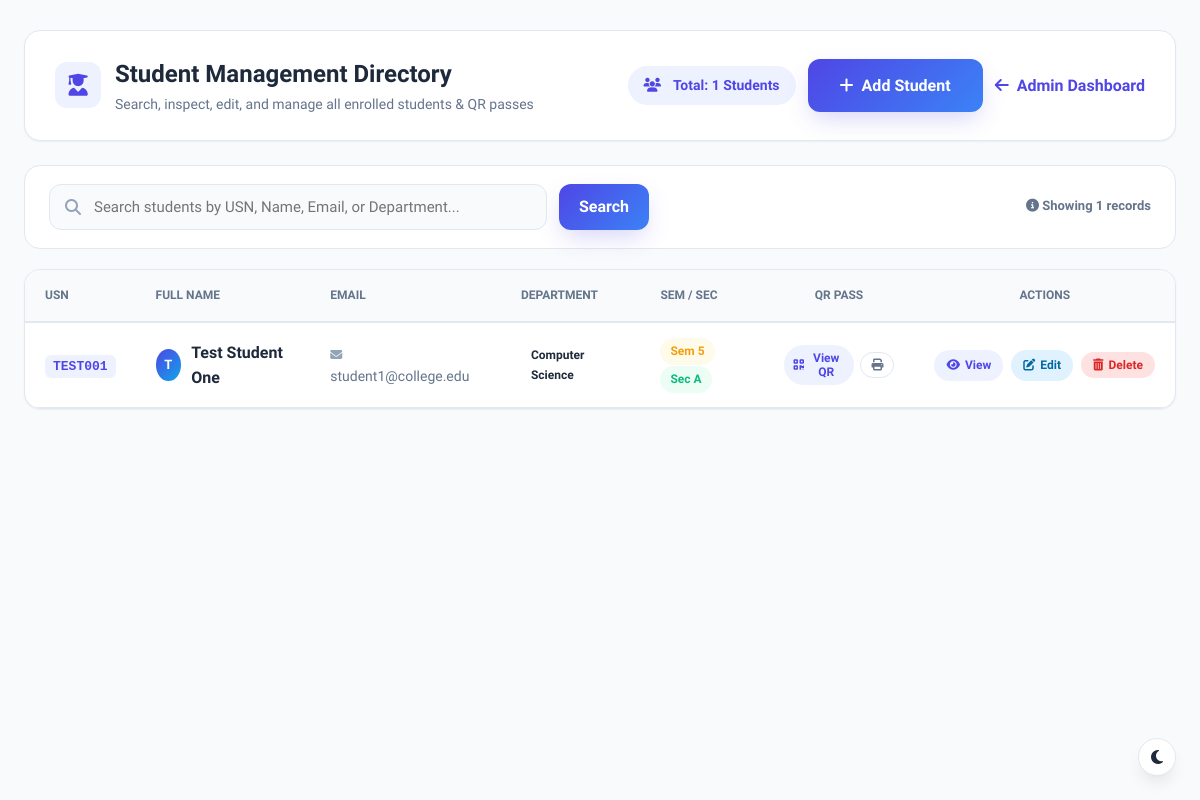
The page /view_students (signed in) on the database as committed earlier.
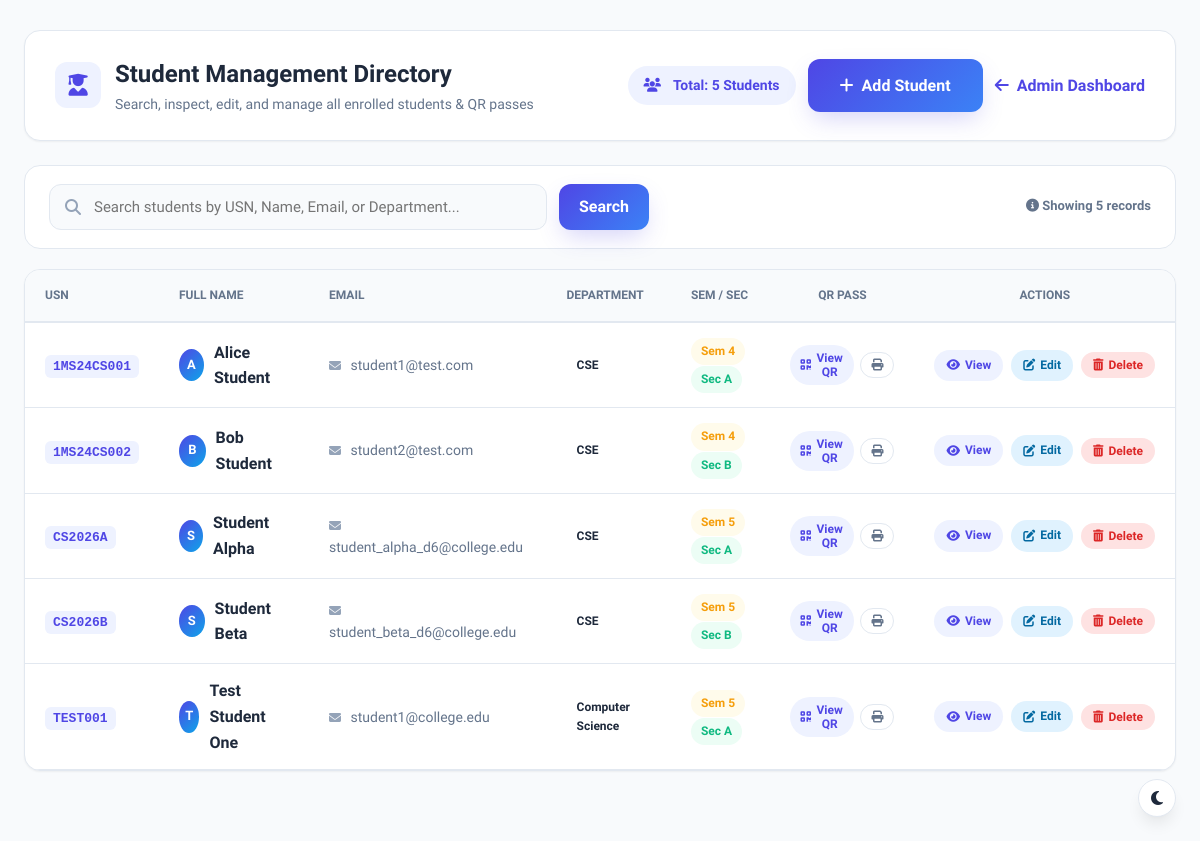
The same page on the database as committed later.
### tables this page shows
CREATE TABLE students(
        id INTEGER PRIMARY KEY AUTOINCREMENT,
        usn TEXT UNIQUE NOT NULL,
        fullname TEXT NOT NULL,
        email TEXT UNIQUE NOT NULL,
        department TEXT NOT NULL,
        semester INTEGER NOT NULL,
        section TEXT NOT NULL,
        qr_path TEXT
    );

### app.py (the view)
@app.route("/view_students")
@role_required("admin")
def view_students():
    search_query = request.args.get("search", "").strip()
    success = request.args.get("success")
    error = request.args.get("error")
    conn = get_db_connection()
    cursor = conn.cursor()
    if search_query:
        term = f"%{search_query}%"
        cursor.execute("""
            SELECT usn, fullname, email, department, semester, section, qr_path
            FROM students
            WHERE usn LIKE ? OR fullname LIKE ? OR email LIKE ? OR department LIKE ?
            ORDER BY usn ASC
        """, (term, term, term, term))
    else:
        cursor.execute("""
            SELECT usn, fullname, email, department, semester, section, qr_path
            FROM students
            ORDER BY usn ASC
        """)
    students = cursor.fetchall()
    conn.close()
    return render_template(
        "view_students.html",
        students=students,
        search_query=search_query,
        success=success,
        error=error
    )

### app.py (called while the page is built, shortened)
def role_required(*allowed_roles):
    def decorator(f):
        @wraps(f)
        def decorated_function(*args, **kwargs):
            if "user_id" not in session or "role" not in session:
                return redirect(url_for("login"))
            user_role = session.get("role")
            return f(*args, **kwargs)
        return decorated_function
    return decorator

### database.py (called while the page is built)
def get_db_connection():
    conn = sqlite3.connect("database.db")
    conn.execute("PRAGMA foreign_keys = ON;")
    conn.row_factory = sqlite3.Row
    return conn

### templates/view_students.html (shortened to what this page needs)
<!DOCTYPE html>
<html lang="en">
<head>
    <link rel="stylesheet" href="{{ url_for('static', filename='css/dashboard.css') }}">
    <link rel="stylesheet" href="{{ url_for('static', filename='css/style.css') }}">
    <link rel="stylesheet" href="https://cdnjs.cloudflare.com/ajax/libs/font-awesome/6.5.2/css/all.min.css">
</head>
<body style="background: var(--bg-main);">
    <div style="max-width: 1280px; margin: 30px auto; padding: 0 24px;">
        <div style="display: flex; justify-content: space-between; align-items: center; flex-wrap: wrap; gap: 20px; background: var(--card-bg); padding: 24px 30px; border-radius: var(--radius-lg); box-shadow: var(--shadow-sm); border: 1px solid var(--border); margin-bottom: 24px;">
            <div>
                <div style="display: flex; align-items: center; gap: 14px;">
                    <div style="width: 46px; height: 46px; border-radius: var(--radius-md); background: #eef2ff; color: #4f46e5; display: flex; align-items: center; justify-content: center; font-size: 22px;">
                        <i class="fas fa-user-graduate"></i>
                    </div>
                    <div>
                        <h1 style="font-size: 24px; font-weight: 800; color: var(--text-main); margin: 0;">Student Management Directory</h1>
                        <p style="color: var(--text-muted); font-size: 14px; margin: 0;">Search, inspect, edit, and manage all enrolled students & QR passes</p>
                    </div>
                </div>
            </div>
            <div style="display: flex; align-items: center; gap: 12px;">
                <span class="badge badge-primary" style="font-size: 14px; padding: 8px 16px;">
                    <i class="fas fa-users" style="margin-right: 6px;"></i> Total: {{ students|length }} Students
                </span>
                <a href="{{ url_for('add_student') }}" class="btn btn-primary" style="display: inline-flex; align-items: center; gap: 8px; font-weight: 600;">
                    <i class="fas fa-plus"></i> Add Student
                </a>
                <a href="{{ url_for('admin') }}" class="btn btn-outline" style="display: inline-flex; align-items: center; gap: 8px; font-weight: 600;">
                    <i class="fas fa-arrow-left"></i> Admin Dashboard
                </a>
            </div>
        </div>
        <div style="background: var(--card-bg); padding: 18px 24px; border-radius: var(--radius-lg); border: 1px solid var(--border); margin-bottom: 20px; display: flex; justify-content: space-between; align-items: center; flex-wrap: wrap; gap: 16px;">
            <form action="{{ url_for('view_students') }}" method="GET" style="display: flex; gap: 12px; flex: 1; max-width: 600px;">
                <div class="input-wrapper" style="flex: 1;">
                    <input
                        type="text"
                        id="studentSearchInput"
                        name="search"
                        value="{{ search_query or '' }}"
                        class="form-control"
                        placeholder="Search students by USN, Name, Email, or Department..."
                        style="width: 100%;">
                </div>
                <button type="submit" class="btn btn-primary" style="padding: 0 20px;">
                    Search
                </button>
            </form>
            <span style="font-size: 13px; color: var(--text-muted); font-weight: 600;">
                <i class="fas fa-info-circle"></i> Showing <strong>{{ students|length }}</strong> records
            </span>
        </div>
        <div class="table-card" style="background: var(--card-bg); border-radius: var(--radius-lg); border: 1px solid var(--border); overflow: hidden; box-shadow: var(--shadow-sm);">
            {% if students %}
            <div style="overflow-x: auto;">
                <table class="data-table" id="studentsTable" style="width: 100%; border-collapse: collapse;">
                    <thead>
                        <tr style="background: var(--bg-main); border-bottom: 2px solid var(--border);">
                            <th style="padding: 16px 20px; text-align: left; font-size: 12px; font-weight: 700; color: var(--text-muted); text-transform: uppercase;">USN</th>
                            <th style="padding: 16px 20px; text-align: left; font-size: 12px; font-weight: 700; color: var(--text-muted); text-transform: uppercase;">Full Name</th>
                            <th style="padding: 16px 20px; text-align: left; font-size: 12px; font-weight: 700; color: var(--text-muted); text-transform: uppercase;">Email</th>
                            <th style="padding: 16px 20px; text-align: left; font-size: 12px; font-weight: 700; color: var(--text-muted); text-transform: uppercase;">Department</th>
                            <th style="padding: 16px 20px; text-align: left; font-size: 12px; font-weight: 700; color: var(--text-muted); text-transform: uppercase;">Sem / Sec</th>
                            <th style="padding: 16px 20px; text-align: center; font-size: 12px; font-weight: 700; color: var(--text-muted); text-transform: uppercase;">QR Pass</th>
                            <th style="padding: 16px 20px; text-align: center; font-size: 12px; font-weight: 700; color: var(--text-muted); text-transform: uppercase;">Actions</th>
                        </tr>
                    </thead>
                    <tbody>
                        {% for student in students %}
                        <tr class="student-row" style="border-bottom: 1px solid var(--border); transition: var(--transition);">
                            <td style="padding: 14px 20px;">
                                <span style="font-weight: 700; font-family: monospace; color: var(--primary); background: #eef2ff; padding: 4px 8px; border-radius: 6px; font-size: 13px;">
                                    {{ student[0] }}
                                </span>
                            </td>
                            <td style="padding: 14px 20px;">
                                <div style="display: flex; align-items: center; gap: 10px;">
                                    <div style="width: 32px; height: 32px; border-radius: 50%; background: linear-gradient(135deg, #4f46e5, #0ea5e9); color: white; display: flex; align-items: center; justify-content: center; font-size: 13px; font-weight: 700;">
                                        {{ student[1][0]|upper }}
                                    </div>
                                    <span style="font-weight: 600; color: var(--text-main);">{{ student[1] }}</span>
                                </div>
                            </td>
                            <td style="padding: 14px 20px; color: var(--text-muted); font-size: 14px;">
                                <i class="fas fa-envelope" style="font-size: 12px; margin-right: 6px; color: var(--text-light);"></i>
                                {{ student[2] }}
                            </td>
                            <td style="padding: 14px 20px;">
                                <span class="badge badge-info">{{ student[3] }}</span>
                            </td>
                            <td style="padding: 14px 20px;">
                                <span class="badge badge-warning" style="margin-right: 4px;">Sem {{ student[4] }}</span>
                                <span class="badge badge-success">Sec {{ student[5] }}</span>
                            </td>
                            <td style="padding: 14px 20px; text-align: center;">
                                <div style="display: inline-flex; align-items: center; gap: 6px;">
                                    <button
                                        type="button"
                                        class="badge badge-primary"
                                        style="border: none; cursor: pointer; padding: 6px 10px; font-size: 12px; display: inline-flex; align-items: center; gap: 4px;"
                                        onclick="openQuickQRModal('{{ student[0] }}', '{{ student[1] }}', '{{ student[6] or '' }}')"
                                        title="Quick QR Preview">
                                        <i class="fas fa-qrcode"></i> View QR
                                    </button>
                                    <a href="{{ url_for('admin_student_qr', usn=student[0]) }}" class="badge badge-outline" style="text-decoration: none; padding: 6px 10px; font-size: 12px; display: inline-flex; align-items: center; gap: 4px; border: 1px solid var(--border); color: var(--text-muted);" title="Print Full ID Card">
                                        <i class="fas fa-print"></i>
                                    </a>
                                </div>
                            </td>
                            <td style="padding: 14px 20px; text-align: center;">
                                <div style="display: inline-flex; align-items: center; gap: 8px;">
                                    <a href="{{ url_for('view_student', usn=student[0]) }}" class="badge badge-primary" style="text-decoration: none; padding: 6px 12px; font-size: 12px; display: inline-flex; align-items: center; gap: 5px;" title="View Student Profile">
                                        <i class="fas fa-eye"></i> View
                                    </a>
                                    <a href="{{ url_for('edit_student', usn=student[0]) }}" class="badge badge-info" style="text-decoration: none; padding: 6px 12px; font-size: 12px; display: inline-flex; align-items: center; gap: 5px; background: #e0f2fe; color: #0369a1;" title="Edit Student">
                                        <i class="fas fa-edit"></i> Edit
                                    </a>
                                    <button
                                        type="button"
                                        class="badge badge-danger"
                                        style="border: none; cursor: pointer; padding: 6px 12px; font-size: 12px; display: inline-flex; align-items: center; gap: 5px; background: #fee2e2; color: #dc2626;"
                                        onclick="confirmDeleteStudent('{{ student[0] }}', '{{ student[1] }}')"
                                        title="Delete Student">
                                        <i class="fas fa-trash-alt"></i> Delete
                                    </button>
                                </div>
                            </td>
                        </tr>
                        {% endfor %}
                    </tbody>
                </table>
            </div>
            {% endif %}
        </div>
    </div>
</body>
</html>

### static/css/dashboard.css (style rules this page uses)
:root { --primary: #4f46e5; --primary-hover: #4338ca; --primary-light: #eef2ff; --primary-glow: rgba(79, 70, 229, 0.25); --secondary: #0ea5e9; --secondary-light: #f0f9ff; --accent: #10b981; --accent-light: #ecfdf5; --warning: #f59e0b; --warning-light: #fffbeb; --danger: #ef4444; --danger-light: #fef2f2; --dark-sidebar: #0f172a; --dark-sidebar-hover: #1e293b; --bg-main: #f8fafc; --card-bg: #ffffff; --border: #e2e8f0; --text-main: #1e293b; --text-muted: #64748b; --radius-sm: 8px; --radius-md: 12px; --radius-lg: 16px; --radius-xl: 20px; --radius-full: 9999px; --shadow-sm: 0 1px 2px 0 rgba(0, 0, 0, 0.05); --shadow-md: 0 4px 6px -1px rgba(0, 0, 0, 0.07); --shadow-lg: 0 10px 15px -3px rgba(0, 0, 0, 0.08); --shadow-xl: 0 20px 25px -5px rgba(0, 0, 0, 0.08); --transition: all 0.25s cubic-bezier(0.4, 0, 0.2, 1); }
* { margin: 0; padding: 0; box-sizing: border-box; font-family: 'Plus Jakarta Sans', 'Poppins', sans-serif; }
body { display: flex; background-color: var(--bg-main); color: var(--text-main); min-height: 100vh; overflow-x: hidden; }

### static/css/style.css (style rules this page uses)
:root { --primary: #4f46e5; --primary-hover: #4338ca; --primary-light: #eef2ff; --primary-glow: rgba(79, 70, 229, 0.25); --secondary: #0ea5e9; --secondary-hover: #0284c7; --secondary-light: #f0f9ff; --accent: #10b981; --accent-light: #ecfdf5; --warning: #f59e0b; --warning-light: #fffbeb; --danger: #ef4444; --danger-light: #fef2f2; --dark: #0f172a; --dark-muted: #334155; --text-main: #1e293b; --text-muted: #64748b; --text-light: #94a3b8; --bg-main: #f8fafc; --bg-subtle: #f1f5f9; --card-bg: #ffffff; --glass-bg: rgba(255, 255, 255, 0.85); --border: #e2e8f0; --border-subtle: #f1f5f9; --border-focus: #818cf8; --shadow-sm: 0 1px 2px 0 rgba(0, 0, 0, 0.05); --shadow-md: 0 4px 6px -1px rgba(0, 0, 0, 0.07), 0 2px 4px -2px rgba(0, 0, 0, 0.05); --shadow-lg: 0 10px 15px -3px rgba(0, 0, 0, 0.08), 0 4px 6px -4px rgba(0, 0, 0, 0.04); --shadow-xl: 0 20px 25px -5px rgba(0, 0, 0, 0.08), 0 8px 10px -6px rgba(0, 0, 0, 0.04); --shadow-glow: 0 0 20px rgba(79, 70, 229, 0.35); --radius-sm: 8px; --radius-md: 12px; --radius-lg: 16px; --radius-xl: 24px; --radius-full: 9999px; --transition: all 0.25s cubic-bezier(0.4, 0, 0.2, 1); }
* { margin: 0; padding: 0; box-sizing: border-box; font-family: 'Plus Jakarta Sans', 'Poppins', -apple-system, BlinkMacSystemFont, sans-serif; }
html { scroll-behavior: smooth; }
body { background-color: var(--bg-main); color: var(--text-main); min-height: 100vh; display: flex; flex-direction: column; overflow-x: hidden; line-height: 1.6; }
a { color: var(--primary); text-decoration: none; transition: var(--transition); }
.btn-primary { background: linear-gradient(135deg, #4f46e5, #3b82f6); color: #fff; padding: 14px 32px; border-radius: var(--radius-md); font-size: 16px; font-weight: 600; display: inline-flex; align-items: center; gap: 10px; box-shadow: 0 10px 25px -5px var(--primary-glow); border: none; cursor: pointer; transition: var(--transition); }
.input-wrapper { position: relative; display: flex; align-items: center; }
.form-control { width: 100%; padding: 13px 16px 13px 44px; background: var(--bg-main); border: 1px solid var(--border); border-radius: var(--radius-md); font-size: 15px; color: var(--text-main); transition: var(--transition); outline: none; }
.table-card { background: #ffffff; border: 1px solid var(--border); border-radius: var(--radius-xl); box-shadow: var(--shadow-lg); overflow: hidden; margin-bottom: 40px; }
.badge { display: inline-flex; align-items: center; gap: 6px; padding: 4px 10px; border-radius: var(--radius-full); font-size: 12px; font-weight: 600; }
.badge-primary { background: var(--primary-light); color: var(--primary); }
.badge-success { background: var(--accent-light); color: var(--accent); }
.badge-warning { background: var(--warning-light); color: var(--warning); }

Rows that differ between the two databases and show on the page:
added students: usn "1MS24CS001", fullname "A", fullname "Alice Student", email "student1@test.com", department "CSE", semester "4", section "A"
added students: usn "1MS24CS002", fullname "B", fullname "Bob Student", email "student2@test.com", department "CSE", semester "4", section "B"
added students: usn "CS2026A", fullname "S", fullname "Student Alpha", email "student_alpha_d6@college.edu", department "CSE", semester "5", section "A"
added students: usn "CS2026B", fullname "S", fullname "Student Beta", email "student_beta_d6@college.edu", department "CSE", semester "5", section "B"
Other text that changed with them:
{{ students|length }}: "1" → "5"
